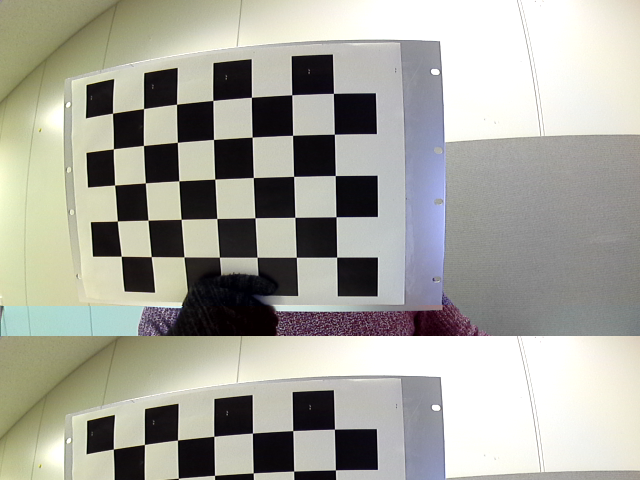
#> input picture Calibration/Fails/left_16.png, 640 x 480 px, given in place of the camera
$ python Test_BM.py
#> lines starting #> are read from the running program, lines starting #| are printed output that depends on the picture; after the words box and inside, x2 and y2 are one past the last pixel; in counts of white or black regions, pixels touching at a corner belong together
import cv2 as cv
from numpy import inf
import numpy as np
import math
from matplotlib import pyplot as plt
from sklearn.preprocessing import normalize
import time
import datetime
from disparity_fisheye import Stereo
from scipy.signal import butter, lfilter, filtfilt

# def CallBackFunc(event, x, y, flags, param):
	# if event == cv.EVENT_LBUTTONDOWN:
		# print("Left button of the mouse is clicked - position (", x, ", ",y,",  RGB:", (100*fx * baseline) / (units * displ[y,x]) , ")")

def nothing(x):
  pass


# Filter requirements.
order = 3
fs = 30.0  # sample rate, Hz
cutoff = 2.  # desired cutoff frequency of the filter, Hz

def butter_lowpass():
	nyq = 0.5 * fs
	normal_cutoff = cutoff / nyq
	b, a = butter(order, normal_cutoff, btype='low', analog=False)
	return b, a


def butter_lowpass_filter(data):
	b, a = butter_lowpass()
	# y = lfilter(b, a, data)
	y = filtfilt(b, a, data, padlen=25)
	return y

cv.namedWindow('Colorbars')

# cv.namedWindow('Disparity Map')
# cv.setMouseCallback('Disparity Map', CallBackFunc)

window_size = 8
_minDisparity=0
a=8            # max_disp
_blockSize=4
_disp12MaxDiff=50
_uniquenessRatio=3
_speckleWindowSize=5
_speckleRange=2
_preFilterCap=55

cv.createTrackbar("window_size", "Colorbars",7,255,nothing)
cv.createTrackbar("_minDisparity", "Colorbars",6,255,nothing)
cv.createTrackbar("a", "Colorbars",6,255,nothing)
cv.createTrackbar("_blockSize", "Colorbars",7,50,nothing)
cv.createTrackbar("_disp12MaxDiff", "Colorbars",30,250,nothing)
cv.createTrackbar("_uniquenessRatio", "Colorbars",1,50,nothing)
cv.createTrackbar("_speckleWindowSize", "Colorbars",5,20,nothing)
cv.createTrackbar("_speckleRange", "Colorbars",1,20,nothing)
cv.createTrackbar("_preFilterCap", "Colorbars",0,255,nothing)


cap = cv.VideoCapture(0)
cap1 = cv.VideoCapture(1)
cap.set(3, 640)
cap.set(4, 480)
cap1.set(3, 640)
cap1.set(4, 480)
cv.waitKey(1000)
data = np.load("Parameters/fish_final_calib.npz")
#> (reads Parameters/fish_final_calib.npz from the repository)
K_l = data['K1']
K_r = data['K2']
D_l = data['D1']
D_r = data['D2']
R_l = data['R1']
R_r = data['R2']
P_l = data['P1']
P_r = data['P2']
Q = data['Q']
print(Q)
print(K_l)
print(K_r)
print(D_l)
print(D_r)
cbrow =  7
cbcol = 5
# Number of frames to capture
num_frames = 900;

fx = 404.22        # lense focal length
baseline = 1/0.01264   # distance in mm between the two cameras
units = 1  # depth units, adjusted for the output to fit in one byte

#print ("Capturing {0} frames".format(num_frames))

h = 480
w = 640
map1l, map2l = cv.fisheye.initUndistortRectifyMap(K_l, D_l, R_l, P_l, (w,h), cv.CV_32FC1)
#map1l, map2l = cv.initUndistortRectifyMap(K_l, D_l, R_l, P_l, (w,h), cv.CV_32FC1)
map1r, map2r = cv.fisheye.initUndistortRectifyMap(K_r, D_r, R_r, P_r, (w,h), cv.CV_32FC1)
#map1r, map2r = cv.initUndistortRectifyMap(K_r, D_r, R_r, P_r, (w,h), cv.CV_32FC1)

left_matcher = cv.StereoSGBM_create(
	minDisparity=-_minDisparity,
	numDisparities=16*a,             # max_disp has to be dividable by 16 f. E. HH 192, 256
	blockSize=_blockSize,
	P1=8 * 3 * window_size ** 2,    # wsize default 3; 5; 7 for SGBM reduced size image; 15 for SGBM full size image (1300px and above); 5 Works nicely
	P2=32 * 3 * window_size ** 2,
	disp12MaxDiff=_disp12MaxDiff,
	uniquenessRatio=_uniquenessRatio,
	speckleWindowSize=_speckleWindowSize,
	speckleRange=_speckleRange,
	preFilterCap=_preFilterCap,
	mode=cv.STEREO_SGBM_MODE_SGBM_3WAY)

right_matcher = cv.ximgproc.createRightMatcher(left_matcher)


# FILTER Parameters
lmbda = 80000
sigma = 1.3
visual_multiplier = 1.0

wls_filter = cv.ximgproc.createDisparityWLSFilter(matcher_left=left_matcher)
wls_filter.setLambda(lmbda)
wls_filter.setSigmaColor(sigma)

# [10 lines of commented-out code are left out]
start = time.time()
#f = open("test_example.txt", "w+")
graph = []
#while(True) :
for frames in range(num_frames):
    # Capture frame-by-frame
	ret, frame = cap1.read()
#> frame is the input picture: shape (480, 640, 3); mean B, G, R 156.8, 166.1, 166.5
	ret1, frame1 = cap.read()
	#frame = cv.imread('images/left_%d.png' %idx)
	#frame1 = cv.imread('images/right_%d.png' %idx)


	imgL = cv.remap(frame1, map1l, map2l, interpolation=cv.INTER_LINEAR)
	imgR = cv.remap(frame, map1r, map2r, interpolation=cv.INTER_LINEAR)

	i= 0
	imageleft=imgL.copy()
	imageright=imgR.copy()

	for line in range(0, int(imgR.shape[0] / 20)):
			imageleft[line * 20, :] = ((20-i)*5, i*5, i*10)
			imageright[line * 20, :] = ((20-i)*5, i*5, i*10)
			i = i + 1
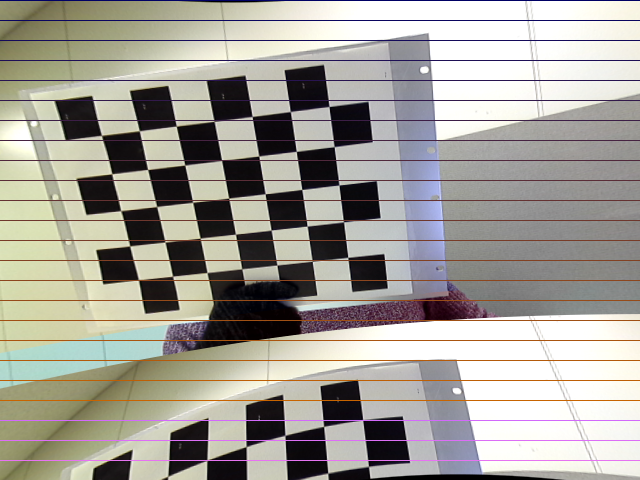
#> imageleft: shape (480, 640, 3); mean B, G, R 153.5, 161.3, 164.3
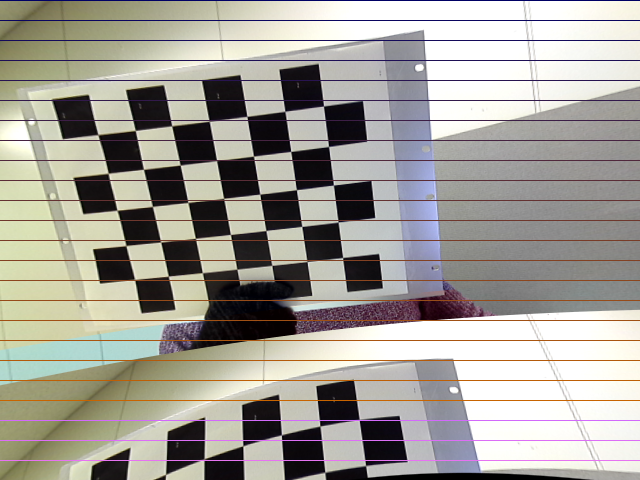
#> imageright: shape (480, 640, 3); mean B, G, R 153.4, 160.9, 164
#> after the loop, i = 24

	imgL=cv.cvtColor(imgL, cv.COLOR_BGR2GRAY)
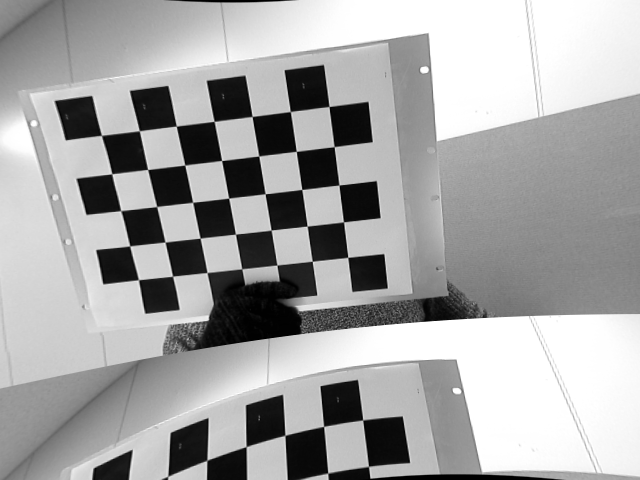
#> imgL: shape (480, 640); min 0, max 255, mean 165.7
	imgR=cv.cvtColor(imgR, cv.COLOR_BGR2GRAY)
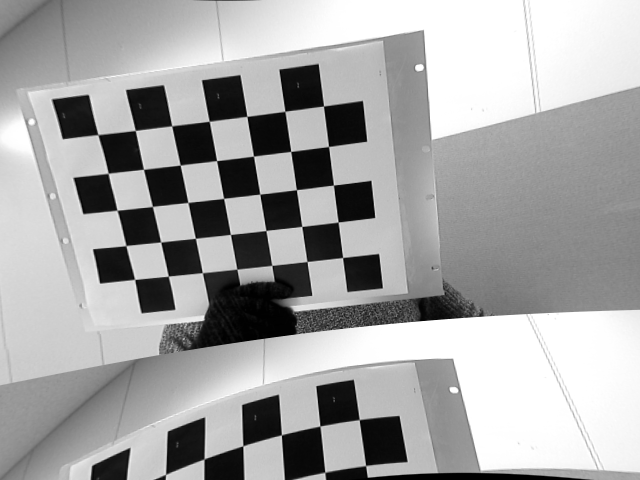
#> imgR: shape (480, 640); min 0, max 255, mean 165.5

	window_size=cv.getTrackbarPos("window_size", "Colorbars")
	_minDisparity=cv.getTrackbarPos("_minDisparity", "Colorbars")
	a=cv.getTrackbarPos("a", "Colorbars")
	_blockSize=cv.getTrackbarPos("_blockSize", "Colorbars")
	_disp12MaxDiff=cv.getTrackbarPos("_disp12MaxDiff", "Colorbars")
	_uniquenessRatio=cv.getTrackbarPos("_uniquenessRatio", "Colorbars")
	_speckleWindowSize=cv.getTrackbarPos("_speckleWindowSize", "Colorbars")
	_speckleRange=cv.getTrackbarPos("_speckleRange", "Colorbars")
	_preFilterCap=cv.getTrackbarPos("_preFilterCap", "Colorbars")

	left_matcher = cv.StereoSGBM_create(
	minDisparity=-_minDisparity,
	numDisparities=16*a,             # max_disp has to be dividable by 16 f. E. HH 192, 256
	blockSize=_blockSize,
	P1=8 * 3 * window_size ** 2,    # wsize default 3; 5; 7 for SGBM reduced size image; 15 for SGBM full size image (1300px and above); 5 Works nicely
	P2=32 * 3 * window_size ** 2,
	disp12MaxDiff=_disp12MaxDiff,
	uniquenessRatio=_uniquenessRatio,
	speckleWindowSize=_speckleWindowSize,
	speckleRange=_speckleRange,
	preFilterCap=_preFilterCap,
	mode=cv.STEREO_SGBM_MODE_SGBM_3WAY)

	displ = left_matcher.compute(imgL, imgR).astype(np.float32)/16
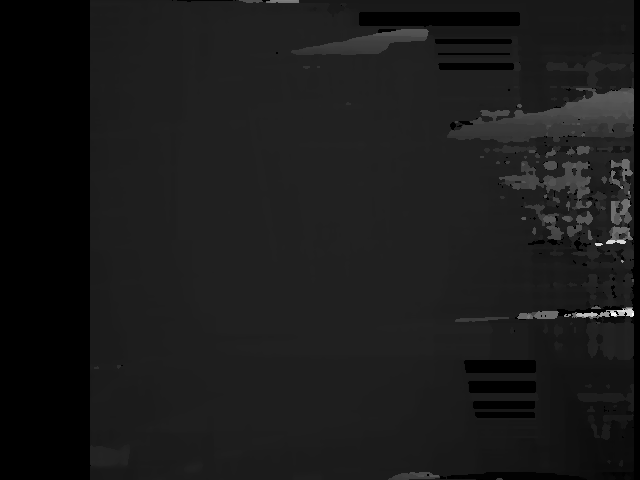
#> displ: shape (480, 640) float32; min -7, max 86.19, mean 2.7; drawn with min black and max white
	#dispr = right_matcher.compute(imgR, imgL).astype(np.float32)/16

	displ = np.int16(displ)
	#dispr = np.int16(dispr)
	#filteredImg = wls_filter.filter(displ, imgL, None, dispr)  # important to put "imgL" here!!!
	#norm_image_r = cv.normalize(dispr, None, alpha = 0, beta = 1, norm_type=cv.NORM_MINMAX, dtype=cv.CV_32F)
	norm_image_l = cv.normalize(displ, None, alpha = 0, beta = 1, norm_type=cv.NORM_MINMAX, dtype=cv.CV_32F)
	# [5 lines of commented-out code are left out]

	hsv = cv.cvtColor(imageleft, cv.COLOR_BGR2HSV)
#> hsv: shape (480, 640, 3); mean H, S, V 52.3, 39.2, 167.9
	mask = cv.inRange(hsv, (0, 100, 20), (20, 255, 255))
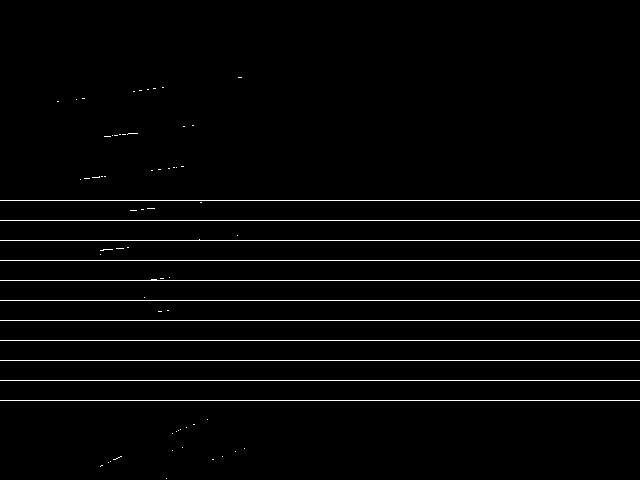
#> mask: shape (480, 640); 2.4% white in thin lines or dots, all inside (x1, y1, x2, y2) = (0, 77, 640, 479)
	mask = cv.erode(mask,  None, iterations=1)
#> mask: shape (480, 640); every value is 0
	mask = cv.dilate(mask, None, iterations=2)
	# [40 lines of commented-out code are left out]
	cnts = cv.findContours(mask.copy(), cv.RETR_EXTERNAL,
							cv.CHAIN_APPROX_SIMPLE)[-2]
#> cnts = []
	center = None

	x, xc = -999, -999
	y, yc = -999, -999
	radius = -999

	# only proceed if at least one contour was found
	if len(cnts) > 0:
		# find the largest contour in the mask, then use
		# it to compute the minimum enclosing circle and
		# centroid
		c = max(cnts, key= cv.contourArea)
		((x, y), radius) = cv.minEnclosingCircle(c)
		# computing the centroid of the ball
		M = cv.moments(c)
		center = (int(M["m10"] / M["m00"]), int(M["m01"] / M["m00"]))
		# only proceed if the radius meets a minimum size
		if radius > 10:
			# draw the circle and centroid on the frame,
			# then update the list of tracked points
			cv.circle(imageleft, (int(x), int(y)), int(radius), (0, 255, 255), 1)
			cv.circle(imageleft, center,           2, (0, 255, 255),  -1)

			xc = int(x)
			yc = int(y)
			R = np.array([[xc],
							[yc],
							[displ[yc,xc]],
							[1]])
			point_3d = Q.dot(R)
			image_3d = point_3d[0:3]/point_3d[3]
			#print(image_3d[2,0], (fx * baseline) / (units * displ[yc,xc]))
			if(image_3d[2] < 2000 and image_3d[2] > 100):
				t = time.time()
				seconds = t - start
				print(image_3d)
				graph.append([seconds, image_3d[0,0],image_3d[1,0],image_3d[2,0]])
				# [34 lines of commented-out code are left out]
	cv.circle(norm_image_l,(xc,yc),2,(0,255,255),3)
	# [5 lines of commented-out code are left out]
	cv.imshow('disparity_l', norm_image_l)
	cv.imshow('image',np.hstack((imageright,imageleft)))
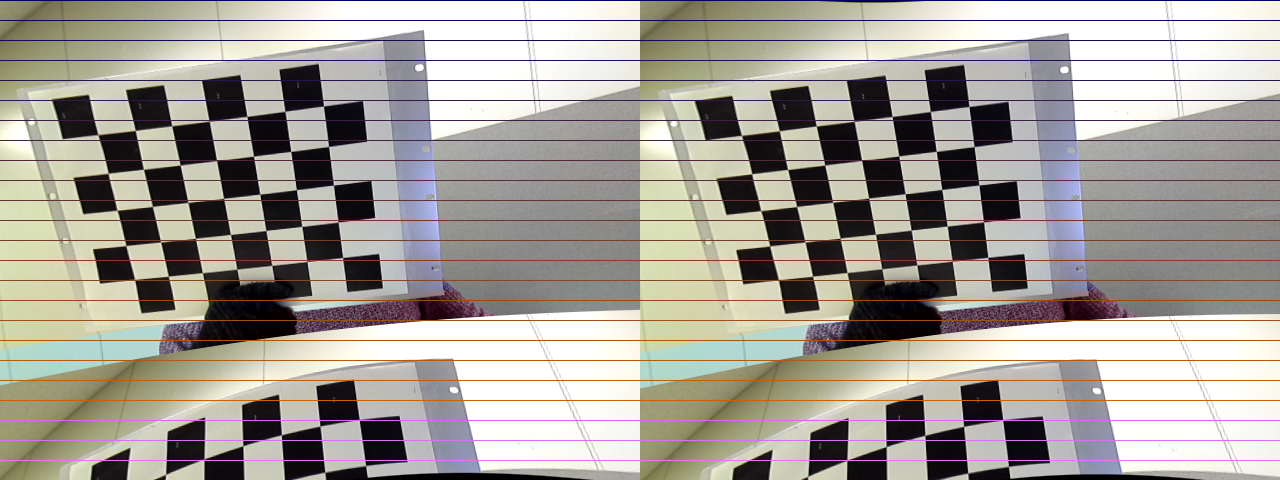
#> window 'image': shape (480, 1280, 3); mean B, G, R 153.4, 161.1, 164.1


	if cv.waitKey(1) & 0xFF == ord('q'):
#> (key q is pressed here)
		break


# End time
end = time.time()

# Time elapsed
seconds = end - start
print ("Time taken : {0} seconds".format(seconds))

# Calculate frames per second
fps  = num_frames / seconds;
print ("Estimated frames per second : {0}".format(fps))

graph = np.array(graph)

# When everything done, release the capture
cap.release()
cap1.release()
cv.destroyAllWindows()
#f.close()
plt.figure('x cm')
#> (the run stopped early here; a loop or call above may not have finished)
